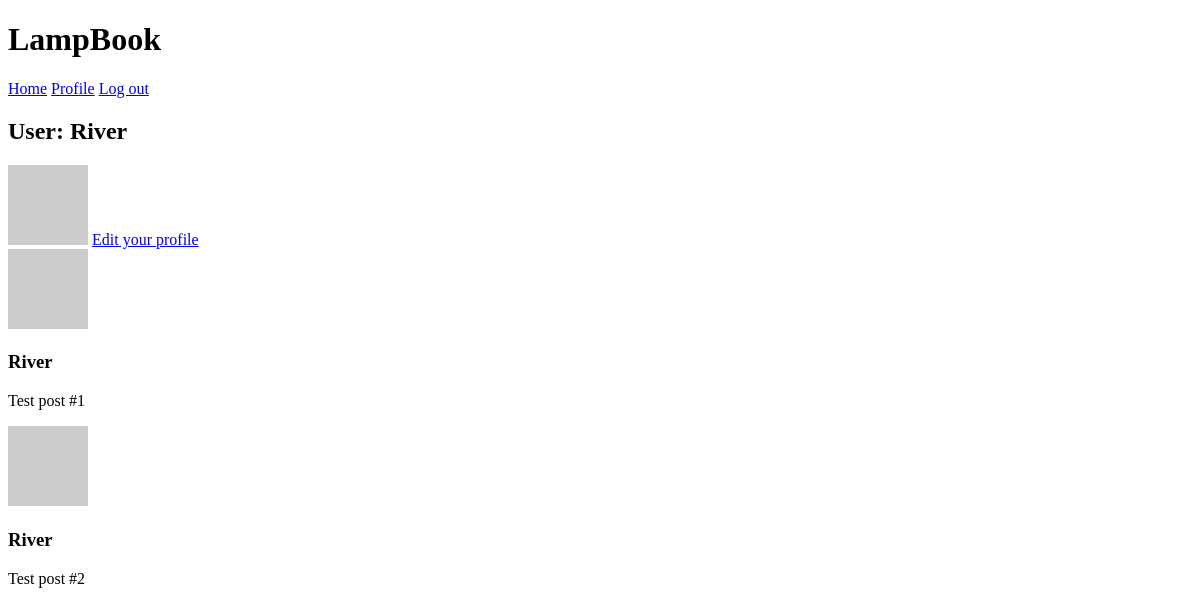
/user/River (signed in), run on an earlier commit of the app's database.
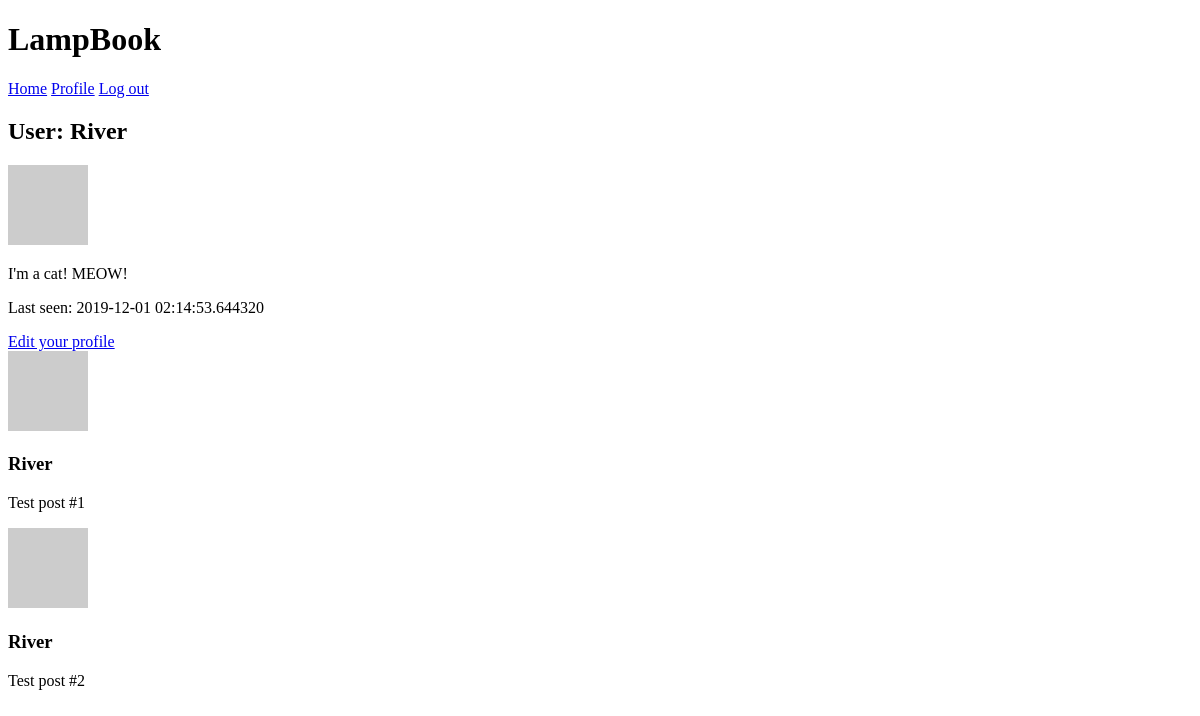
And on a later commit of the database.
### app/models.py (models this page shows, shortened)
class User(UserMixin, db.Model):
    id = db.Column(db.Integer, primary_key=True)
    username = db.Column(db.String(64), index=True, unique=True)
    email = db.Column(db.String(128), index=True, unique=True)
    password_hash = db.Column(db.String(128))
    about_me = db.Column(db.String(64))
    posts = db.relationship("Post", backref="author", lazy="dynamic")
    last_seen = db.Column(db.DateTime, default=datetime.utcnow)
    timestamp = db.Column(db.DateTime, default=datetime.utcnow)
    def __repr__(self):
        return "<User {}>".format(self.username)
    def avatar(self, size):
        digest = md5(self.email.lower().encode("utf-8")).hexdigest()
        return "https://www.gravatar.com/avatar/{}?d=identicon&s={}".format(
            digest, size
        )

### app/routes.py (the view)
@app.route("/user/<username>")
@login_required
def user(username):
    user = User.query.filter_by(username=username).first_or_404()
    posts = [
        {"author": user, "body": "Test post #1"},
        {"author": user, "body": "Test post #2"},
    ]
    return render_template("user.html", user=user, posts=posts)

### app/models.py (called while the page is built)
@login.user_loader
def load_user(id):
    return User.query.get(int(id))

### app/routes.py (called while the page is built)
@app.before_request
def before_request():
    if current_user.is_authenticated:
        current_user.last_seen = datetime.utcnow()
        db.session.commit()

### app/templates/user.html
{% extends 'base.html' %}
{% block content %}
<h2>User: {{ user.username }}</h2>
<img src="{{ user.avatar(128) }}" alt="{{ user.username }}">
{% if user.about_me %}<p>{{ user.about_me }}</p>{% endif %}
{% if user.last_seen %}<p>Last seen: {{ user.last_seen }}</p>{% endif %}
{% if user == current_user %}
<a href="{{ url_for('edit_profile') }}">Edit your profile</a>
{% endif %}
{% for post in posts %}
{% include '_post.html' %}
{% endfor %}
{% endblock content %}

### app/templates/base.html (shortened to what this page needs)
<!DOCTYPE html>
<html lang="en">
<head>
</head>
<body>
    <header>
        <h1>LampBook</h1>
        <nav>
            <a href="{{ url_for('index') }}">Home</a>
            {% if current_user.is_anonymous %}
            <a href="{{ url_for('login') }}">Log in</a>
            {% else %}
            <a href="{{ url_for('user', username=current_user.username) }}">Profile</a>
            <a href="{{ url_for('logout') }}">Log out</a>
            {% endif %}
        </nav>
    </header>
    {% block content %}
    {% endblock content %}
</body>
</html>

### app/templates/_post.html
<article>
    <img src="{{ post.author.avatar(36) }}" alt="{{ post.author }}">
    <h3>{{ post.author.username }}</h3>
    <p>{{ post.body }}</p>
</article>

What changed in the data, as far as the page shows it:
changed User "River": about_me (not shown) → "I'm a cat! MEOW!"; last_seen (not shown) → "2019-12-01 02:14:53.644320"
Also different on the page:
text now shown: "Last seen:"
